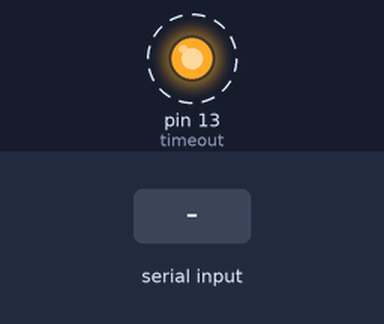
The sketch below on a simulated Arduino Uno, built with avr-gcc and run on an emulated ATmega328P. Shown: output pins drawn as LEDs (lit = HIGH). Dashed ring = blinking. The inputs (shaded band) are chosen by the test bench. What the sketch prints to the serial monitor is not drawn.

Above: at 1.2 s.
1.3 s: "90,45\n" received over Serial
Timing chart, 0 to 9.5 s (numbered marks = the images above; inputs shaded):
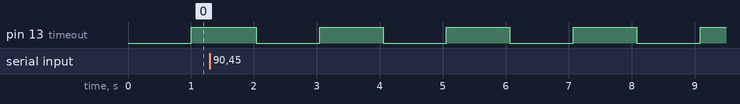

The sketch:

stringTest.ino
```cpp
// 定義變數
double p = 0.0;
double i = 0.0;
double d = 0.0;
int setpoint = 0;
bool stop = false;

const byte timeout = 13;

bool WorkingLamp = false;
int Workcont  = 0;

void setup() {
  // 開始Serial通訊
  Serial.begin(9600);
  Serial.println("Ready to receive data:");
  pinMode(timeout, OUTPUT);
}

void loop() {
  Workcont++;

  // 檢查是否有新的Serial數據
  if (Serial.available()) {
    char buffer[50]; // 假設輸入的最大長度為50個字元
    memset(buffer, 0, sizeof(buffer)); // 清空緩存

    int length = Serial.readBytesUntil('\n', buffer, sizeof(buffer) - 1);

    if (length > 0) {
      buffer[length] = '\0'; // 添加終止字元

      double tempP, tempI, tempD;
      int tempSetpoint;
      int tempStop;

      // 使用sscanf解析數據
      int parsed = sscanf(buffer, "%lf %lf %lf %d %d", &tempP, &tempI, &tempD, &tempSetpoint, &tempStop);

      if (parsed == 5) {  // 如果成功解析了5個變數
        p = tempP;
        i = tempI;
        d = tempD;
        setpoint = tempSetpoint;
        stop = static_cast<bool>(tempStop);

        char outStr[20]; // 為dtostrf函數的輸出創建緩存

        Serial.println("Data received successfully:");
        dtostrf(p, 10, 7, outStr); Serial.print("P: "); Serial.println(outStr);
        dtostrf(i, 10, 7, outStr); Serial.print("I: "); Serial.println(outStr);
        dtostrf(d, 10, 7, outStr); Serial.print("D: "); Serial.println(outStr);
        Serial.print("Setpoint: "); Serial.println(setpoint);
        Serial.print("Stop: "); Serial.println(stop);
      } else {
        Serial.println("Failed to parse data. Please re-enter.");
        Serial.print("P: "); Serial.println(p);
        Serial.print("I: "); Serial.println(i);
        Serial.print("D: "); Serial.println(d);
        Serial.print("Setpoint: "); Serial.println(setpoint);
        Serial.print("Stop: "); Serial.println(stop);
      }
    }
  }
  // 您的其他代碼...
  if ((Workcont % 200) == 0){
    if(WorkingLamp == false) WorkingLamp = true;
    else WorkingLamp = false;
    digitalWrite(timeout,WorkingLamp);
  }

  delay(5);
}
```

Measured:
- by itself, pin 13 (timeout): alternates HIGH for 1.0 s and LOW for 1.0 s
